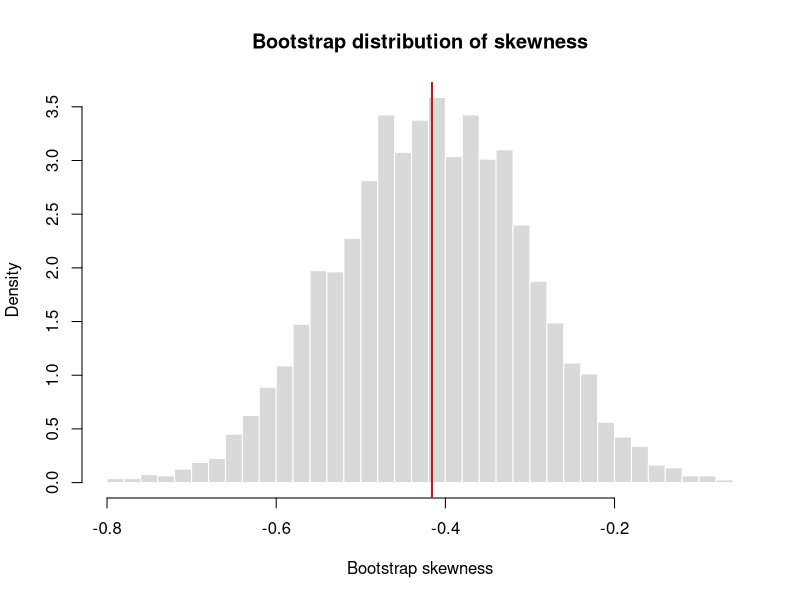
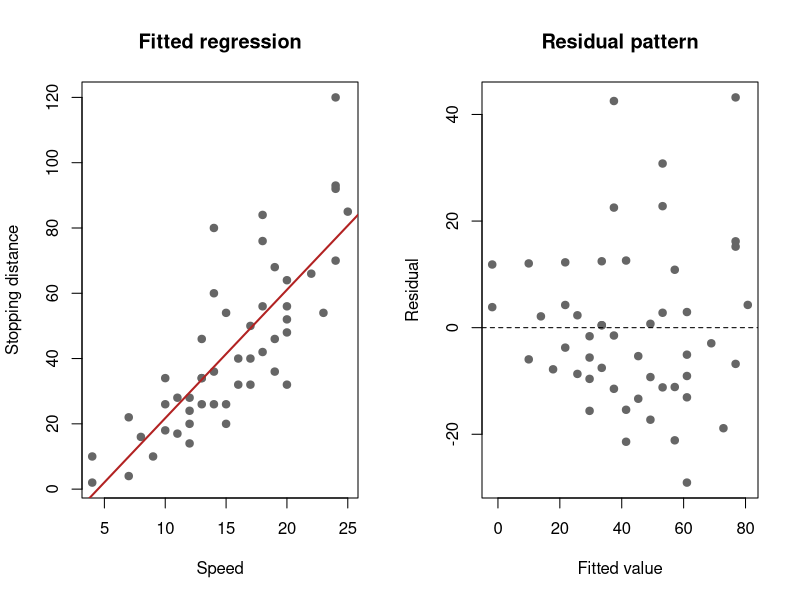
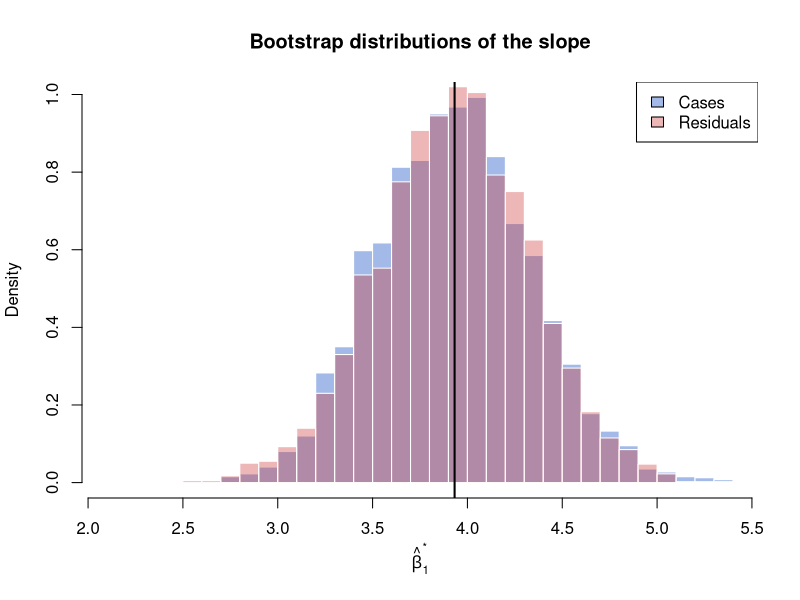
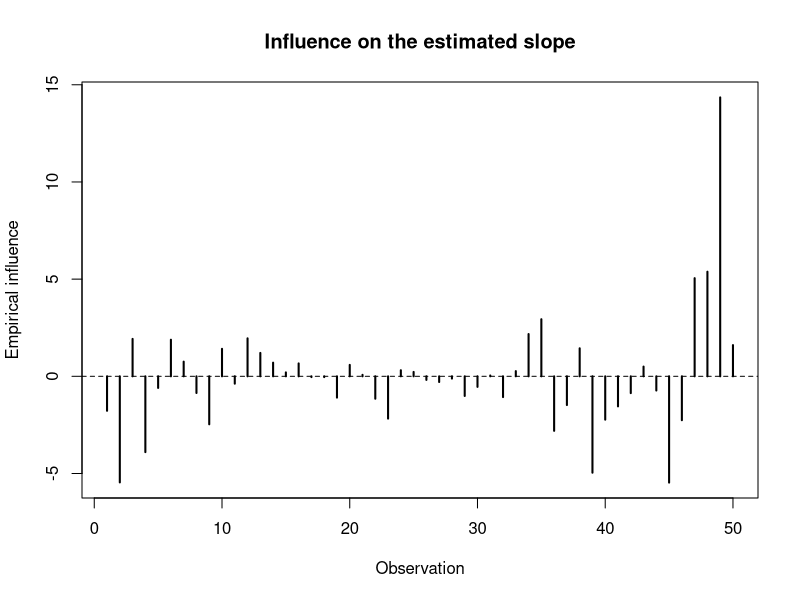

The R source for these figures, in order:
## ---- chunk 1
#| label: setup
set.seed(2026)
options(digits = 5)

library(boot)
## ---- chunk 2
jackknife_summary <- function(x, statistic) {
  n <- length(x)
  estimate <- statistic(x)
  replicates <- numeric(n)

  for (i in seq_len(n)) {
    replicates[i] <- statistic(x[-i])
  }

  replicate_mean <- mean(replicates)

  c(
    estimate = estimate,
    jackknife_bias = (n - 1) * (replicate_mean - estimate),
    jackknife_se = sqrt(
      (n - 1) / n * sum((replicates - replicate_mean)^2)
    )
  )
}

sample_values <- c(29, 79, 41, 86, 91, 5, 50, 83, 51, 42)

rbind(
  Mean = jackknife_summary(sample_values, mean),
  Median = jackknife_summary(sample_values, median)
)
## ---- chunk 3
bootstrap_standard_error <- function(x, statistic, B = 4000) {
  replicates <- replicate(
    B,
    statistic(sample(x, replace = TRUE))
  )
  sd(replicates)
}

data.frame(
  Statistic = c("Mean", "Median"),
  Jackknife_SE = c(
    jackknife_summary(sample_values, mean)["jackknife_se"],
    jackknife_summary(sample_values, median)["jackknife_se"]
  ),
  Bootstrap_SE = c(
    bootstrap_standard_error(sample_values, mean),
    bootstrap_standard_error(sample_values, median)
  )
)
## ---- chunk 4
skewness <- function(x) {
  centered <- x - mean(x)
  mean(centered^3) / mean(centered^2)^(3 / 2)
}

skewness_statistic <- function(data, indices) {
  skewness(data[indices])
}

set.seed(2026)
skewness_bootstrap <- boot(
  data = faithful$eruptions,
  statistic = skewness_statistic,
  R = 4000
)

boot.ci(
  skewness_bootstrap,
  type = c("norm", "basic", "perc", "bca")
)
## ---- chunk 5
hist(
  skewness_bootstrap$t,
  probability = TRUE,
  breaks = 40,
  col = "grey85",
  border = "white",
  main = "Bootstrap distribution of skewness",
  xlab = "Bootstrap skewness"
)
abline(v = skewness_bootstrap$t0, col = "firebrick", lwd = 2)
## ---- chunk 6
regression_data <- cars
regression_model <- lm(dist ~ speed, data = regression_data)

summary(regression_model)
## ---- chunk 7
par(mfrow = c(1, 2))
plot(
  regression_data$speed,
  regression_data$dist,
  pch = 19,
  col = "grey40",
  xlab = "Speed",
  ylab = "Stopping distance",
  main = "Fitted regression"
)
abline(regression_model, col = "firebrick", lwd = 2)

plot(
  fitted(regression_model),
  residuals(regression_model),
  pch = 19,
  col = "grey40",
  xlab = "Fitted value",
  ylab = "Residual",
  main = "Residual pattern"
)
abline(h = 0, lty = 2)
par(mfrow = c(1, 1))
## ---- chunk 8
bootstrap_cases <- function(data, B = 4000) {
  n <- nrow(data)
  coefficients <- matrix(
    NA_real_,
    nrow = B,
    ncol = 2,
    dimnames = list(NULL, c("Intercept", "Slope"))
  )

  for (b in seq_len(B)) {
    indices <- sample(seq_len(n), size = n, replace = TRUE)
    fit <- lm(dist ~ speed, data = data[indices, ])
    coefficients[b, ] <- coef(fit)
  }

  coefficients
}

set.seed(2026)
case_coefficients <- bootstrap_cases(regression_data)
## ---- chunk 9
bootstrap_residuals <- function(model, B = 4000) {
  fitted_values <- fitted(model)
  centered_residuals <- residuals(model) - mean(residuals(model))
  original_data <- model.frame(model)
  coefficients <- matrix(
    NA_real_,
    nrow = B,
    ncol = 2,
    dimnames = list(NULL, c("Intercept", "Slope"))
  )

  for (b in seq_len(B)) {
    bootstrap_data <- original_data
    bootstrap_data$dist <- fitted_values + sample(
      centered_residuals,
      replace = TRUE
    )
    fit <- lm(dist ~ speed, data = bootstrap_data)
    coefficients[b, ] <- coef(fit)
  }

  coefficients
}

set.seed(2026)
residual_coefficients <- bootstrap_residuals(regression_model)
## ---- chunk 10
original_slope <- coef(regression_model)["speed"]
ols_slope_se <- summary(regression_model)$coefficients["speed", "Std. Error"]

case_interval <- quantile(
  case_coefficients[, "Slope"],
  c(0.025, 0.975)
)
residual_interval <- quantile(
  residual_coefficients[, "Slope"],
  c(0.025, 0.975)
)
ols_interval <- original_slope +
  qt(c(0.025, 0.975), df = df.residual(regression_model)) * ols_slope_se

data.frame(
  Method = c("OLS theory", "Resample cases", "Resample residuals"),
  Slope = original_slope,
  Standard_Error = c(
    ols_slope_se,
    sd(case_coefficients[, "Slope"]),
    sd(residual_coefficients[, "Slope"])
  ),
  Lower_95 = c(
    ols_interval[1],
    case_interval[1],
    residual_interval[1]
  ),
  Upper_95 = c(
    ols_interval[2],
    case_interval[2],
    residual_interval[2]
  )
)
## ---- chunk 11
hist(
  case_coefficients[, "Slope"],
  probability = TRUE,
  breaks = 35,
  col = rgb(0.2, 0.4, 0.8, 0.45),
  border = "white",
  xlab = expression(hat(beta)[1]^"*"),
  main = "Bootstrap distributions of the slope"
)
hist(
  residual_coefficients[, "Slope"],
  probability = TRUE,
  breaks = 35,
  col = rgb(0.8, 0.2, 0.2, 0.35),
  border = "white",
  add = TRUE
)
abline(v = original_slope, lwd = 2)
legend(
  "topright",
  legend = c("Cases", "Residuals"),
  fill = c(rgb(0.2, 0.4, 0.8, 0.45), rgb(0.8, 0.2, 0.2, 0.35))
)
## ---- chunk 12
slope_statistic <- function(data, indices) {
  coef(lm(dist ~ speed, data = data[indices, ]))["speed"]
}

set.seed(2026)
slope_bootstrap <- boot(
  data = regression_data,
  statistic = slope_statistic,
  R = 2000
)

slope_influence <- empinf(slope_bootstrap, type = "jack")

plot(
  slope_influence,
  type = "h",
  lwd = 2,
  xlab = "Observation",
  ylab = "Empirical influence",
  main = "Influence on the estimated slope"
)
abline(h = 0, lty = 2)
